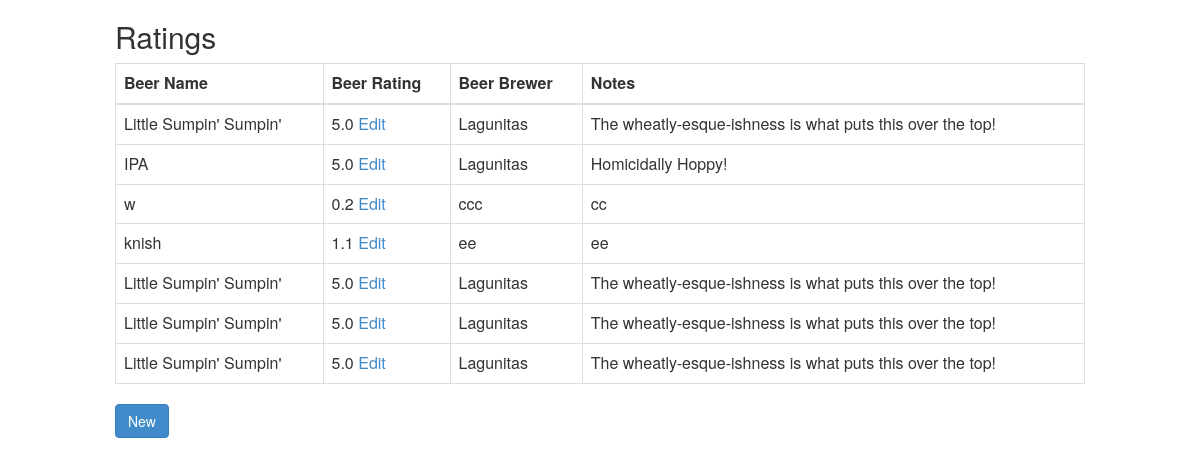
The page / on the database its author committed.
### ratings/models.py (models this page shows)
class Rating(models.Model):
    beer_name = models.CharField(max_length=10)
    brewer_name = models.CharField(max_length=10)
    score = models.DecimalField(max_digits=2, decimal_places=1)
    notes = models.CharField(max_length=10)

### ratings/views.py (the view)
# urls.py: 2. Add a URL to urlpatterns:  url(r'^$', views.home, name='home')
def home(request):
    context = {'ratings': Rating.objects.all()}
    return render(request, 'home.html', context)

### templates/home.html (shortened to what this page needs)
{% extends "base.html" %}
{% block content %}
  <div class="container-fluid">
    <div class="row">
      <div class="col-sm-10 col-sm-offset-1">
        <h2>Ratings</h2>
        <table class="table table-bordered">
          <thead>
          <tr>
            <th>Beer Name</th>
            <th>Beer Rating </th>
            <th>Beer Brewer </th>
            <th>Notes</th>
          </tr>
          </thead>
          <tbody>
          {% for rating in ratings %}
            <tr>
              <td>{{ rating.beer_name }}</td>
              <td>{{ rating.score }} <a href="{% url 'rating-edit' %}">Edit</a> </td>
              <td>{{ rating.brewer_name }}</td>
              <td>{{ rating.notes }}</td>
            </tr>
          {% endfor %}
          </tbody>
        </table>
        <div><a href="{% url 'rating-add' %}" class="btn btn-primary">New</a></div>
      </div>
    </div>
  </div>
{% endblock %}

### templates/base.html (shortened to what this page needs)
{% load staticfiles %}
<html>
<head>
  <link href="{% static "bootstrap.min.css" %}" rel="stylesheet">
</head>
<body>
{% block content %}
{% endblock %}
</body>
</html>

### rows shown on the page
Rating: beer_name "Little Sumpin' Sumpin'", score "5.0", brewer_name "Lagunitas", notes "The wheatly-esque-ishness is what puts this over the top!"
Rating: beer_name "IPA", score "5.0", brewer_name "Lagunitas", notes "Homicidally Hoppy!"
Rating: beer_name "w", score "0.2", brewer_name "ccc", notes "cc"
Rating: beer_name "knish", score "1.1", brewer_name "ee", notes "ee"
Rating: beer_name "Little Sumpin' Sumpin'", score "5.0", brewer_name "Lagunitas", notes "The wheatly-esque-ishness is what puts this over the top!"
Rating: beer_name "Little Sumpin' Sumpin'", score "5.0", brewer_name "Lagunitas", notes "The wheatly-esque-ishness is what puts this over the top!"
Rating: beer_name "Little Sumpin' Sumpin'", score "5.0", brewer_name "Lagunitas", notes "The wheatly-esque-ishness is what puts this over the top!"
